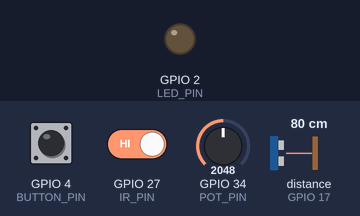
Recording of a program running on a simulated ESP32. Shown: output pins drawn as LEDs (lit = HIGH). Wiring (inferred from the names in the program): ultrasonic range finder: trigger GPIO 16; echo GPIO 17. The test bench sets the inputs (shaded band); at power-on: distance to the obstacle (sensor on GPIO 17) 80 cm, GPIO 4 (BUTTON_PIN) HIGH, GPIO 27 (IR_PIN) HIGH, GPIO 34 (POT_PIN) = 2048. The echo pulse lasts 58.3 µs per cm; WiFi joins after 1.5 s; servers stay silent unless stated; uploads are accepted with an empty reply; pins used as bus, display or sensor lines are not drawn; what the program prints to the serial monitor is not drawn.

Above: at 2.7 s.
2.8 s: distance to the obstacle (sensor on GPIO 17) set to 19 cm
4.3 s: distance to the obstacle (sensor on GPIO 17) set to 16 cm
At 5.8 s:
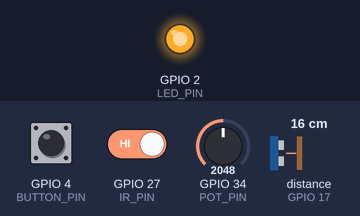
9.1 s: distance to the obstacle (sensor on GPIO 17) set to 4 cm
10.6 s: distance to the obstacle (sensor on GPIO 17) set to 2 cm
At 11.7 s:
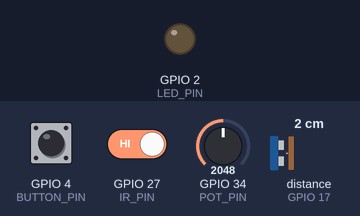
Timing chart, 0 to 13.3 s (numbered marks = the images above; inputs shaded):
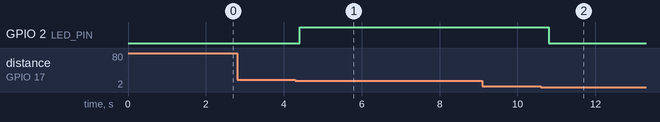

The program:

main.cpp
```cpp
// ======================================================
// Smart Safety Monitoring System
// ESP32 + FreeRTOS + Interrupt
// ======================================================
//
// Features:
// ✅ Analog Task
// ✅ Digital Task
// ✅ Communication Task
// ✅ Processing Task
// ✅ Output Task
// ✅ Logging Task
// ✅ Queue
// ✅ Mutex
// ✅ Binary Semaphore
// ✅ Interrupt
//
// ======================================================
#include "SafetyLogic.h"
#include <Arduino.h>
#include <WiFi.h>
#include <HTTPClient.h>

// ======================================================
// Pins
// ======================================================

#define TRIG_PIN 16
#define ECHO_PIN 17

#define IR_PIN 27

#define POT_PIN 34

#define LED_PIN 2

#define BUTTON_PIN 4

// ======================================================
// WiFi
// ======================================================

const char* ssid = "LastDance";

const char* password =
"KosomElEmbedded123@@";

const char* serverName =
"http://192.168.1.3:8000/data";

// ======================================================
// Queue Data Structure
// ======================================================

struct LogData {

  float distance;

  int ir;

  int pot;

  bool emergency;
};

// ======================================================
// Global Variables
// ======================================================

unsigned long lastSendTime = 0;

const unsigned long sendInterval =
  10000;

bool buttonPressed = false;

float globalDistance = 0;

int globalIR = 0;

int globalPot = 0;

volatile bool emergencyMode = false;

// ======================================================
// RTOS Objects
// ======================================================

SemaphoreHandle_t buttonSemaphore;

SemaphoreHandle_t irSemaphore;

SemaphoreHandle_t serialMutex;

QueueHandle_t logQueue;

// ======================================================
// Button ISR
// ======================================================

void IRAM_ATTR buttonISR() {

  xSemaphoreGiveFromISR(
    buttonSemaphore,
    NULL
  );
}

// ======================================================
// IR ISR
// ======================================================

void IRAM_ATTR irISR() {

  xSemaphoreGiveFromISR(
    irSemaphore,
    NULL
  );
}

// ======================================================
// Ultrasonic Function
// ======================================================

float readDistanceCM() {

  digitalWrite(TRIG_PIN, LOW);

  delayMicroseconds(2);

  digitalWrite(TRIG_PIN, HIGH);

  delayMicroseconds(10);

  digitalWrite(TRIG_PIN, LOW);

  long duration =
    pulseIn(ECHO_PIN, HIGH, 30000);

  float distance =
    duration * 0.034 / 2;

  return distance;
}

// ======================================================
// Ultrasonic Task
// ======================================================

void ultrasonicTask(void *pvParameters) {

  while (1) {

    globalDistance = readDistanceCM();

    vTaskDelay(pdMS_TO_TICKS(200));
  }
}

// ======================================================
// IR Task
// ======================================================

void irTask(void *pvParameters) {

  while (1) {

    if (xSemaphoreTake(
          irSemaphore,
          portMAX_DELAY)) {

      globalIR = digitalRead(IR_PIN);

      xSemaphoreTake(
        serialMutex,
        portMAX_DELAY
      );

      Serial.print("IR INTERRUPT: ");

      Serial.println(globalIR);

      xSemaphoreGive(serialMutex);
    }
  }
}

// ======================================================
// Potentiometer Task
// ======================================================

void potentiometerTask(void *pvParameters) {

  while (1) {

    globalPot = analogRead(POT_PIN);

    vTaskDelay(pdMS_TO_TICKS(300));
  }
}

// ======================================================
// Processing Task
// ======================================================

void processingTask(void *pvParameters) {
  LogData data;
  while (1) {
    // ==========================================
    // Use our Tested Logic
    // ==========================================
    int threshold = calculateThreshold(globalPot);
    bool danger = evaluateDanger(globalDistance, globalIR, threshold);

    emergencyMode = danger;

    // ==========================================
    // Queue Send
    // ==========================================
    data.distance = globalDistance;
    data.ir = globalIR;
    data.pot = globalPot;
    data.emergency = emergencyMode;

    xQueueOverwrite(logQueue, &data);
    vTaskDelay(pdMS_TO_TICKS(100));
  }
}

// ======================================================
// Alert Task
// ======================================================

void alertTask(void *pvParameters) {
  while (1) {
    // استخدام دالة اللوجيك اللي اختبرناها
    controlAlertLED(emergencyMode, LED_PIN);

    vTaskDelay(pdMS_TO_TICKS(100));
  }
}

// ======================================================
// Logger Task
// ======================================================

void loggerTask(void *pvParameters) {

  LogData receivedData;

  bool lastEmergency = false;

  while (1) {

    if (xQueueReceive(
          logQueue,
          &receivedData,
          portMAX_DELAY)) {

      // ==========================================
      // Print only when emergency starts
      // ==========================================

      if (receivedData.emergency &&
          !lastEmergency) {

        int threshold = map(
                          receivedData.pot,
                          0,
                          4095,
                          5,
                          30
                        );

        TickType_t tick =
          xTaskGetTickCount();

        xSemaphoreTake(
          serialMutex,
          portMAX_DELAY
        );

        Serial.println(
          "\n========== EMERGENCY =========="
        );

        Serial.print("Tick Count: ");

        Serial.println(tick);

        Serial.print("Distance: ");

        Serial.print(receivedData.distance);

        Serial.println(" cm");

        Serial.print("IR Sensor: ");

        if (receivedData.emergency) {

            Serial.println(1);

        } else {

          Serial.println(0);
        }

        Serial.print("Potentiometer: ");

        Serial.println(receivedData.pot);

        Serial.print("Threshold: ");

        Serial.println(threshold);

        Serial.println(
          "STATUS: DANGER DETECTED"
        );

        Serial.println(
          "================================"
        );

        xSemaphoreGive(serialMutex);
      }

      // Save previous state
      lastEmergency = receivedData.emergency;
    }

    vTaskDelay(pdMS_TO_TICKS(100));
  }
}

// ======================================================
// Communication Task
// ======================================================

// ======================================================
// Communication Task
// ======================================================

// ======================================================
// Communication Task
// ======================================================

void communicationTask(void *pvParameters) {

  bool lastEmergency = false;

  while (1) {

    bool shouldSend = false;

    // =====================================
    // Send only when emergency starts
    // =====================================

    if (emergencyMode &&
        !lastEmergency) {

      shouldSend = true;
    }

    // =====================================
    // Button Press
    // =====================================

    if (buttonPressed) {

      shouldSend = true;
    }

    // =====================================
    // Send Data
    // =====================================

    if (shouldSend &&
        WiFi.status() == WL_CONNECTED) {

      HTTPClient http;

      http.begin(serverName);

      http.addHeader(
        "Content-Type",
        "application/json"
      );

      String jsonData = "{";

      jsonData += "\"distance\":";
      jsonData += String(globalDistance);
      jsonData += ",";

      jsonData += "\"potentiometer\":";
      jsonData += String(globalPot);
      jsonData += ",";

      jsonData += "\"emergency\":";
      jsonData += String(
                    emergencyMode ?
                    "true" :
                    "false"
                  );
      jsonData += ",";

      jsonData += "\"button\":";
      jsonData += String(
                    buttonPressed ?
                    "true" :
                    "false"
                  );

      jsonData += "}";

      int httpResponseCode =
        http.POST(jsonData);

      xSemaphoreTake(
        serialMutex,
        portMAX_DELAY
      );

      Serial.println(
        "\n===== DATA SENT ====="
      );

      Serial.println(jsonData);

      Serial.print("HTTP Response: ");

      Serial.println(httpResponseCode);

      Serial.println(
        "====================="
      );

      xSemaphoreGive(serialMutex);

      http.end();

      buttonPressed = false;
    }

    // Save Previous State
    lastEmergency = emergencyMode;

    vTaskDelay(pdMS_TO_TICKS(100));
  }
}

// ======================================================
// Button Task
// ======================================================

// ======================================================
// Button Task
// ======================================================

void buttonTask(void *pvParameters) {

  while (1) {

    if (xSemaphoreTake(
          buttonSemaphore,
          portMAX_DELAY)) {

      buttonPressed = true;

      int threshold = map(
                        globalPot,
                        0,
                        4095,
                        5,
                        30
                      );

      xSemaphoreTake(
        serialMutex,
        portMAX_DELAY
      );

      Serial.println(
        "\n===== BUTTON REPORT ====="
      );

      Serial.print("Distance: ");

      Serial.print(globalDistance);

      Serial.println(" cm");

      Serial.print("IR Sensor: ");

      if (emergencyMode) {

        Serial.println(1);

      } else {

        Serial.println(0);
      }

      Serial.print("Potentiometer: ");

      Serial.println(globalPot);

      Serial.print("Threshold: ");

      Serial.println(threshold);

      Serial.print("Emergency Mode: ");

      Serial.println(emergencyMode);

      Serial.println(
        "==========================="
      );

      xSemaphoreGive(serialMutex);
    }
  }
}

// ======================================================
// Setup
// ======================================================

void setup() {

  Serial.begin(115200);

  // ==========================================
  // Pin Modes
  // ==========================================

  pinMode(TRIG_PIN, OUTPUT);

  pinMode(ECHO_PIN, INPUT);

  pinMode(IR_PIN, INPUT);

  pinMode(POT_PIN, INPUT);

  pinMode(LED_PIN, OUTPUT);

  pinMode(BUTTON_PIN, INPUT_PULLUP);

  // ==========================================
  // RTOS Objects
  // ==========================================

  buttonSemaphore =
    xSemaphoreCreateBinary();

  irSemaphore =
    xSemaphoreCreateBinary();

  serialMutex =
    xSemaphoreCreateMutex();

  logQueue = xQueueCreate(
               1,
               sizeof(LogData)
             );

  // ==========================================
  // WiFi
  // ==========================================

  WiFi.begin(ssid, password);

  Serial.print("Connecting to WiFi");

  while (WiFi.status() != WL_CONNECTED) {

    delay(500);

    Serial.print(".");
  }

  Serial.println("\nWiFi Connected!");

  Serial.print("ESP32 IP: ");

  Serial.println(WiFi.localIP());

  // ==========================================
  // Interrupts
  // ==========================================

  attachInterrupt(
    digitalPinToInterrupt(BUTTON_PIN),
    buttonISR,
    FALLING
  );

  attachInterrupt(
    digitalPinToInterrupt(IR_PIN),
    irISR,
    CHANGE
  );

  // ==========================================
  // Create Tasks
  // ==========================================

  xTaskCreatePinnedToCore(
    ultrasonicTask,
    "Ultrasonic Task",
    2048,
    NULL,
    3,
    NULL,
    1
  );

  xTaskCreatePinnedToCore(
    irTask,
    "IR Task",
    2048,
    NULL,
    3,
    NULL,
    1
  );

  xTaskCreatePinnedToCore(
    potentiometerTask,
    "Potentiometer Task",
    2048,
    NULL,
    1,
    NULL,
    1
  );

  xTaskCreatePinnedToCore(
    processingTask,
    "Processing Task",
    4096,
    NULL,
    4,
    NULL,
    1
  );

  xTaskCreatePinnedToCore(
    alertTask,
    "Alert Task",
    2048,
    NULL,
    2,
    NULL,
    1
  );

  xTaskCreatePinnedToCore(
    loggerTask,
    "Logger Task",
    4096,
    NULL,
    1,
    NULL,
    0
  );

  xTaskCreatePinnedToCore(
    buttonTask,
    "Button Task",
    2048,
    NULL,
    3,
    NULL,
    0
  );

  xTaskCreatePinnedToCore(
    communicationTask,
    "Communication Task",
    4096,
    NULL,
    2,
    NULL,
    0
  );
}

// ======================================================
// Main Loop
// ======================================================

void loop() {

  // Empty
}
```

Measured:
- the behaviour switches between 18 and 17 cm on distance to the obstacle (sensor on GPIO 17) (found by bisection; images 0 and 1)
- the behaviour switches between 3 and 2 cm on distance to the obstacle (sensor on GPIO 17) (found by bisection; images 1 and 2)
- after the input at 2.8 s, every drawn part: stays the same
- after the input at 4.3 s, GPIO 2 (LED_PIN): LOW → HIGH after 0.10 s
- after the input at 9.1 s, every drawn part: stays the same
- after the input at 10.6 s, GPIO 2 (LED_PIN): HIGH → LOW after 0.21 s
